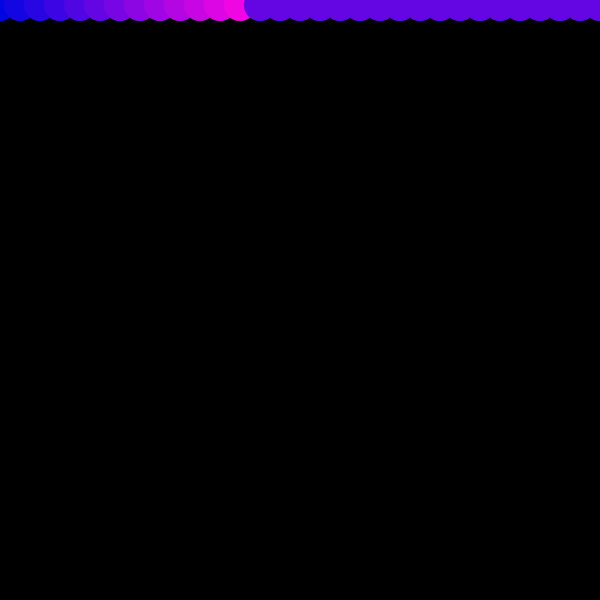
Frame 1 (no input)
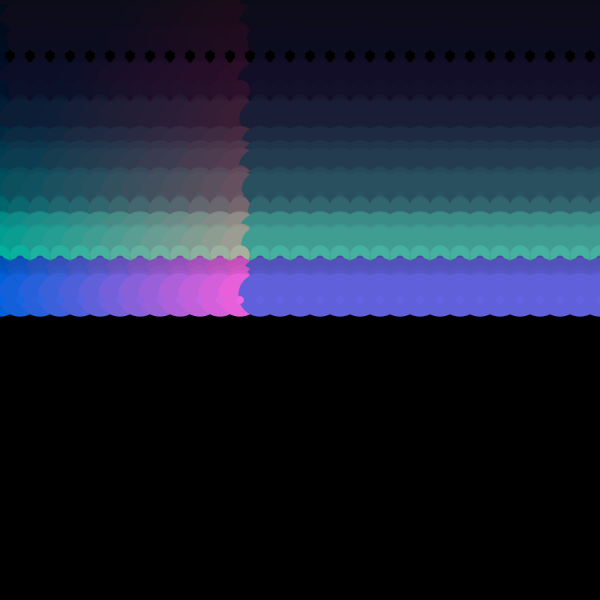
Frame 60 (the mouse pressed at the canvas centre just before this capture)
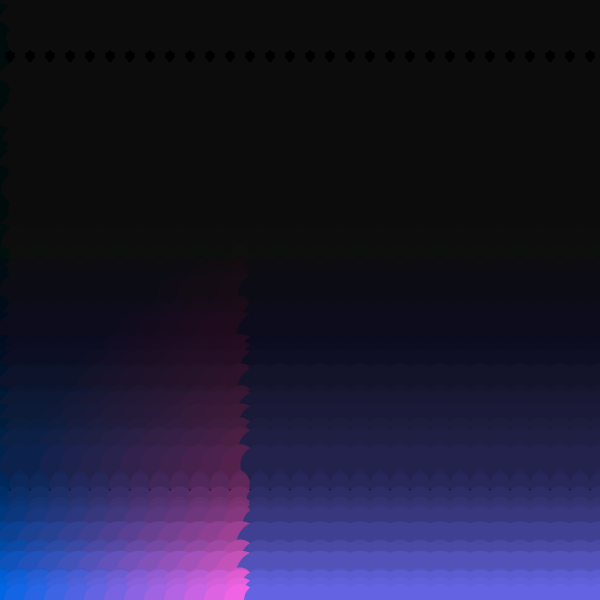
Frame 120 (the mouse held since frame 60 and released just before this capture)

The Processing sketch that drew these frames (run headless with seeded random() and noise(); from frame 60 on, the mouse is pressed at the canvas centre):

// Processing sketch: functions
// ── functions.pde
float yPos; 
float vel; //speed of drop
float size; //size of circle


void setup(){
  size (600, 600); 
  background(0); 
  
  yPos = 0; 
  vel = 5; 
  
}

void draw(){
    fill(0, 10); 
    rect(0, 0, width, height); 
    
    moveDrop(); 
    size = random(50); 
    for(int i = 0; i<50; i++){
     makeDrop(i*20, size); 
    }
    
}

void moveDrop(){
  yPos += vel; 
  
  if(yPos< 0 || yPos > height){
    vel *= -1; 
  }
}
void makeDrop(float xPos, float size){
    int r = (int) xPos; 
    int g = (int) yPos; 
    
    if(r>255){
      r = 100; 
    }
    
    if(g> 255){
      g = 100;  
    }
    noStroke(); 
    fill(r, g, 227); 
    ellipse(xPos, yPos, size, size); 
}  

float calculateSize(float x1, float y1){
    float s = x1+y1; 
    return s; 
}
